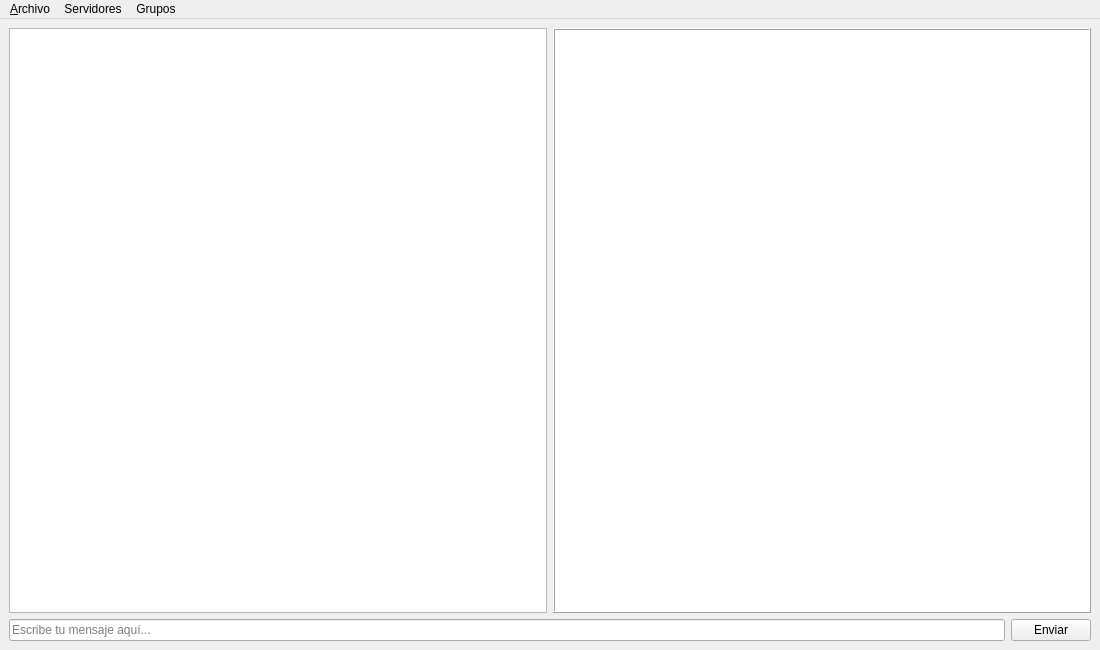
<?xml version="1.0" encoding="UTF-8"?>
<ui version="4.0">
 <class>Messenger</class>
 <widget class="QMainWindow" name="Messenger">
  <property name="geometry">
   <rect><x>0</x><y>0</y><width>1100</width><height>650</height></rect>
  </property>
  <property name="windowTitle"><string>Messenger</string></property>
  <widget class="QWidget" name="centralwidget">
   <layout class="QVBoxLayout" name="verticalLayout">
    <item>
     <layout class="QHBoxLayout" name="horizontalLayout">
      <item><widget class="QListWidget" name="listWidget"/></item>
      <item>
       <widget class="QPlainTextEdit" name="txtMsgs">
        <property name="enabled"><bool>true</bool></property>
        <property name="frameShape"><enum>QFrame::Shape::Box</enum></property>
        <property name="frameShadow"><enum>QFrame::Shadow::Raised</enum></property>
        <property name="readOnly"><bool>true</bool></property>
       </widget>
      </item>
     </layout>
    </item>
    <item>
     <layout class="QHBoxLayout" name="horizontalLayout_2">
      <item>
       <widget class="QLineEdit" name="txtSend">
        <property name="enabled"><bool>true</bool></property>
        <property name="maxLength"><number>4000</number></property>
        <property name="placeholderText"><string>Escribe tu mensaje aquí...</string></property>
       </widget>
      </item>
      <item>
       <widget class="QPushButton" name="btnSend">
        <property name="text"><string>Enviar</string></property>
       </widget>
      </item>
     </layout>
    </item>
   </layout>
  </widget>
  <widget class="QMenuBar" name="menubar">
   <property name="geometry">
    <rect><x>0</x><y>0</y><width>1100</width><height>33</height></rect>
   </property>
   <widget class="QMenu" name="menuArchivo">
    <property name="title"><string>&amp;Archivo</string></property>
    <addaction name="actionConectar"/>
    <addaction name="separator"/>
    <addaction name="actionSalir"/>
   </widget>
   <widget class="QMenu" name="menuServidores">
    <property name="title"><string>Servidores</string></property>
    <addaction name="actionCrearServidor"/>
   </widget>
   <widget class="QMenu" name="menuGrupos">
    <property name="title"><string>Grupos</string></property>
    <addaction name="actionCrearGrupo"/>
    <addaction name="actionAgregarIntegrante"/>
    <addaction name="actionActualizarGrupos"/>
   </widget>
   <addaction name="menuArchivo"/>
   <addaction name="menuServidores"/>
   <addaction name="menuGrupos"/>
  </widget>
  <action name="actionConectar">
   <property name="text"><string>Co&amp;nectar</string></property>
   <property name="shortcut"><string>Ctrl+C</string></property>
  </action>
  <action name="actionSalir">
   <property name="text"><string>&amp;Salir</string></property>
   <property name="shortcut"><string>Ctrl+X</string></property>
  </action>
  <action name="actionCrearServidor">
   <property name="text"><string>Crear Servidor</string></property>
  </action>
  <action name="actionCrearGrupo">
   <property name="text"><string>Crear grupo...</string></property>
  </action>
  <action name="actionAgregarIntegrante">
   <property name="text"><string>Agregar integrante conectado...</string></property>
  </action>
  <action name="actionActualizarGrupos">
   <property name="text"><string>Actualizar mis grupos</string></property>
  </action>
 </widget>
 <resources/>
 <connections/>
</ui>
